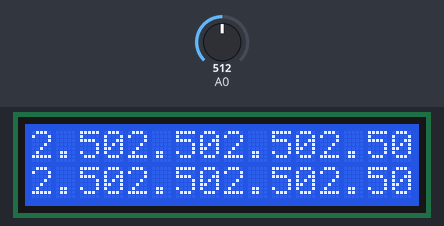
A sketch run on a simulated Arduino Uno, built with avr-gcc and run on an emulated ATmega328P. Shown: 16×2 character LCD. Inputs (shaded band) come from the test bench; at power-on: A0 = 512.

Above: at 1.2 s.
1.3 s: A0 set to 716
At 2.3 s:
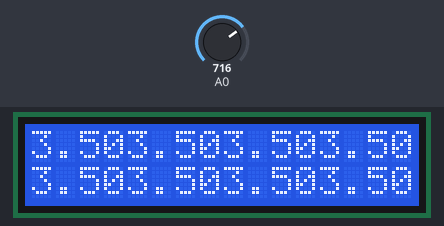
2.8 s: A0 set to 900
At 3.4 s:
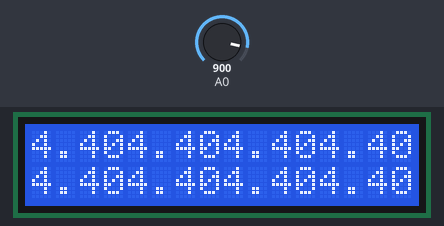
4.3 s: A0 set to 1023
At 4.6 s:
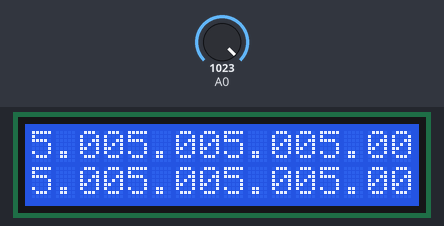
Timing chart, 0 to 7.3 s (numbered marks = the images above; inputs shaded):
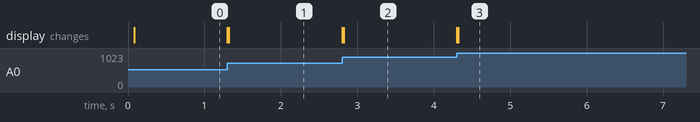

Measured:
- after the input at 1.3 s, the display: first changes at once (image 1 shows a later state)
- after the input at 2.8 s, the display: first changes at once (image 2 shows a later state)
- after the input at 4.3 s, the display: first changes at once (image 3 shows a later state)

The sketch:

Job2.ino
```cpp
#include <LiquidCrystal.h>

LiquidCrystal lcd(7, 8, 9, 10, 11, 12);
float tension;
void setup() {
  lcd.begin(16,2);
  lcd.clear();

}

void loop(){
  tension = analogRead(A0) * 5.0/1023.0;
  lcd.print(tension);
}
```
